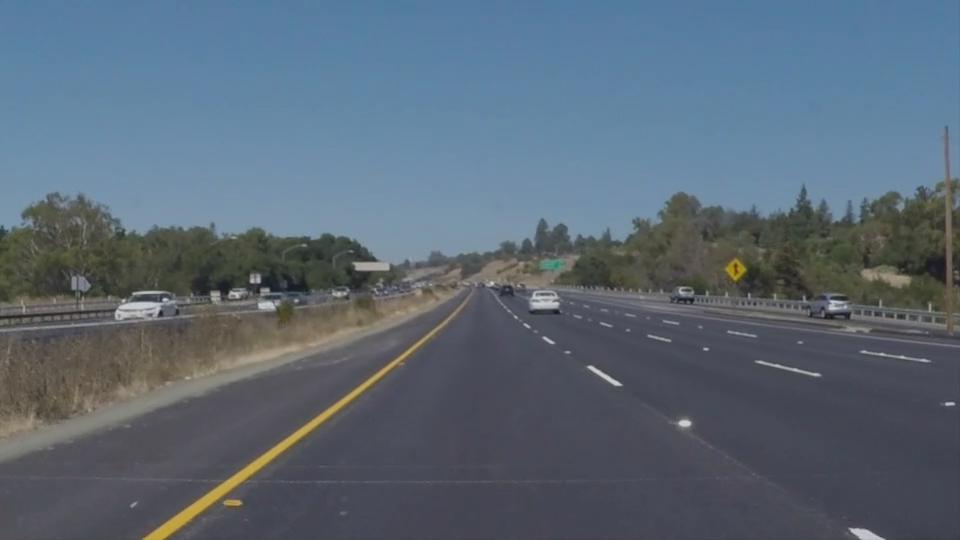
#> input picture test_videos_frames/frame042.jpg, 960 x 540 px; its folder holds only this picture in this run
$ python 01_image.py
#> lines starting #> are read from the running program, lines starting #| are printed output that depends on the picture; after the words box and inside, x2 and y2 are one past the last pixel; in counts of white or black regions, pixels touching at a corner belong together; long printed decimals are rounded
import os
import matplotlib.pyplot as plt
import matplotlib.image as mpimg
import numpy as np
import cv2
import math

def grayscale(img):
    """Applies the Grayscale transform
    This will return an image with only one color channel
    but NOTE: to see the returned image as grayscale
    (assuming your grayscaled image is called 'gray')
    you should call plt.imshow(gray, cmap='gray')"""
    return cv2.cvtColor(img, cv2.COLOR_RGB2GRAY)
    # Or use BGR2GRAY if you read an image with cv2.imread()
    # return cv2.cvtColor(img, cv2.COLOR_BGR2GRAY)

def canny(img, low_threshold, high_threshold):
    """Applies the Canny transform"""
    return cv2.Canny(img, low_threshold, high_threshold)

def gaussian_blur(img, kernel_size):
    """Applies a Gaussian Noise kernel"""
    return cv2.GaussianBlur(img, (kernel_size, kernel_size), 0)

def region_of_interest(img, vertices):
    """
    Applies an image mask.

    Only keeps the region of the image defined by the polygon
    formed from `vertices`. The rest of the image is set to black.
    """
    #defining a blank mask to start with
    mask = np.zeros_like(img)

    #defining a 3 channel or 1 channel color to fill the mask with depending on the input image
    if len(img.shape) > 2:
        channel_count = img.shape[2]  # i.e. 3 or 4 depending on your image
        ignore_mask_color = (255,) * channel_count
    else:
        ignore_mask_color = 255

    #filling pixels inside the polygon defined by "vertices" with the fill color
    cv2.fillPoly(mask, vertices, ignore_mask_color)

    #returning the image only where mask pixels are nonzero
    masked_image = cv2.bitwise_and(img, mask)
    return masked_image

def draw_lines(img, lines, color=[255, 0, 0], thickness=5):
    """
    NOTE: this is the function you might want to use as a starting point once you want to
    average/extrapolate the line segments you detect to map out the full
    extent of the lane (going from the result shown in raw-lines-example.mp4
    to that shown in P1_example.mp4).

    Think about things like separating line segments by their
    slope ((y2-y1)/(x2-x1)) to decide which segments are part of the left
    line vs. the right line.  Then, you can average the position of each of
    the lines and extrapolate to the top and bottom of the lane.

    This function draws `lines` with `color` and `thickness`.
    Lines are drawn on the image inplace (mutates the image).
    If you want to make the lines semi-transparent, think about combining
    this function with the weighted_img() function below
    """

    m_left = []
    x1_left = []
    x2_left = []
    y1_left = []
    y2_left = []

    m_right = []
    x1_right = []
    x2_right = []
    y1_right = []
    y2_right = []

    y_max = img.shape[0]
    y_min = 320

    m_tresh_horiz = 0.5
    m_tresh_vert = 0.9

    for line in lines:
        for x1,y1,x2,y2 in line:
            m=(y2-y1)/(x2-x1)
            # remove random horizontal or vertical lines
            if abs(m) < m_tresh_horiz or abs(m) > m_tresh_vert:
                pass
            else:
                # left line
                if m < 0:
                    m_left.append(m)
                    x1_left.append(x1)
                    x2_left.append(x2)
                    y1_left.append(y1)
                    y2_left.append(y2)
                # right line
                elif m > 0:
                    m_right.append(m)
                    x1_right.append(x1)
                    x2_right.append(x2)
                    y1_right.append(y1)
                    y2_right.append(y2)

    # left
    m_left_median = np.median(m_left)
    x1_left_median = np.median(x1_left)
    x2_left_median = np.median(x2_left)
    y1_left_median = np.median(y1_left)
    y2_left_median = np.median(y2_left)

    b_left = y1_left_median - m_left_median * x1_left_median
    x_left_top = int((y_min - b_left) / m_left_median)
    x_left_bottom = int((y_max - b_left) / m_left_median)

    cv2.line(img, (x_left_bottom, y_max), (x_left_top, y_min), color, thickness)
    print("{} {} {} {} {}".format(m_left_median, x1_left_median, y1_left_median,
                                  x2_left_median, y2_left_median))

    # right
    m_right_median = np.median(m_right)
    x1_right_median = np.median(x1_right)
    x2_right_median = np.median(x2_right)
    y1_right_median = np.median(y1_right)
    y2_right_median = np.median(y2_right)

    b_right= y1_right_median - m_right_median * x1_right_median
    x_right_top = int((y_min - b_right) / m_right_median)
    x_right_bottom = int((y_max - b_right) / m_right_median)

    cv2.line(img, (x_right_bottom, y_max), (x_right_top, y_min), color, thickness)
    print("{} {} {} {} {}".format(m_right_median, x1_right_median, y1_right_median,
                                  x2_right_median, y2_right_median))
    print("\n")
    #vertices = np.array([[(0,imshape[0]),(450, 320), (490, 320), (imshape[1],imshape[0])]],
    #                    dtype=np.int32)
    #cv2.fillPoly(mask, vertices, ignore_mask_color)

def hough_lines(img, rho, theta, threshold, min_line_len, max_line_gap):
    """
    `img` should be the output of a Canny transform.

    Returns an image with hough lines drawn.
    """
    lines = cv2.HoughLinesP(img, rho, theta, threshold, np.array([]), minLineLength=min_line_len, maxLineGap=max_line_gap)
    line_img = np.zeros((img.shape[0], img.shape[1], 3), dtype=np.uint8)
    draw_lines(line_img, lines)
    return line_img

# Python 3 has support for cool math symbols.
def weighted_img(img, initial_img, α=0.8, β=1., λ=0.):
    """
    `img` is the output of the hough_lines(), An image with lines drawn on it.
    Should be a blank image (all black) with lines drawn on it.

    `initial_img` should be the image before any processing.

    The result image is computed as follows:

    initial_img * α + img * β + λ
    NOTE: initial_img and img must be the same shape!
    """
    return cv2.addWeighted(initial_img, α, img, β, λ)


# Read in and grayscale the image
for filename in os.listdir('test_videos_frames'):
    image = mpimg.imread('test_videos_frames/{}'.format(filename))
#> image is the input picture: shape (540, 960, 3); mean R, G, B 90.7, 104.5, 118.3

    gray = grayscale(image)
#> in grayscale, `return cv2.cvtColor(img, cv2.COLOR_RGB2GRAY)`:
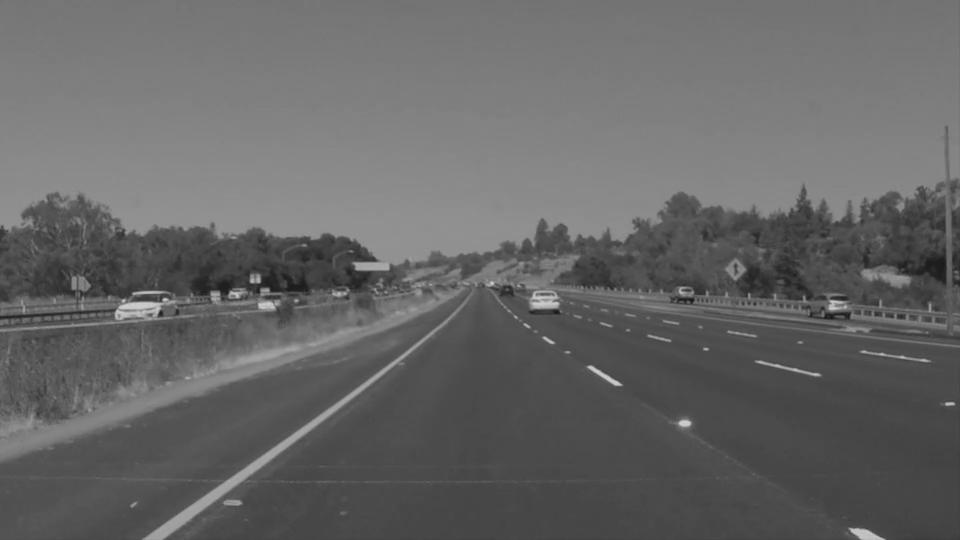
#> returned value: shape (540, 960); min 18, max 210, mean 102

    # Define a kernel size and apply Gaussian smoothing
    kernel_size = 5
    blur_gray = gaussian_blur(gray, kernel_size)

    # Define our parameters for Canny and apply
    low_threshold = 60
    high_threshold = 180
    edges = canny(blur_gray, low_threshold, high_threshold)
#> in canny, `return cv2.Canny(img, low_threshold, high_threshold)`:
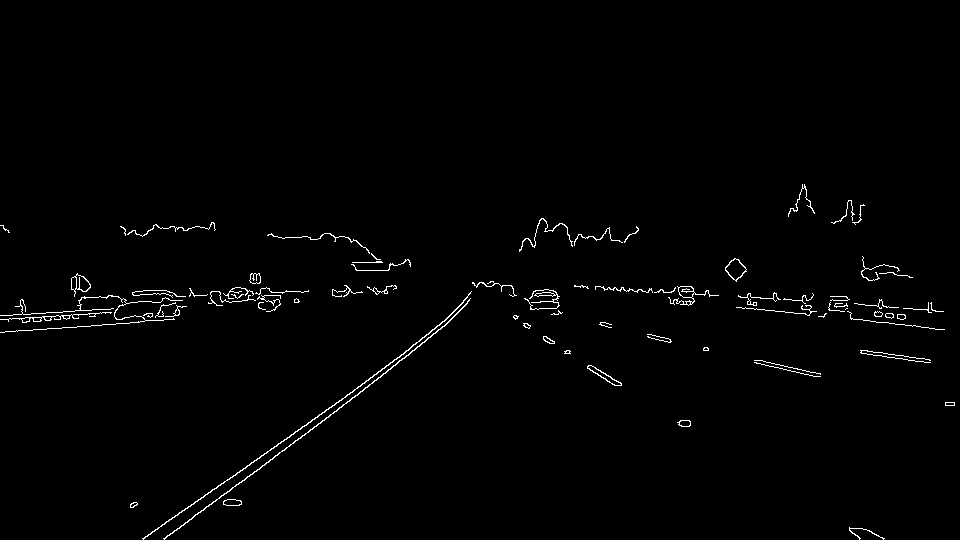
#> returned value: shape (540, 960); 1.1% white in thin lines or dots, all inside (x1, y1, x2, y2) = (0, 184, 955, 540)

    # Define region of interest
    imshape = image.shape
#> imshape = (540, 960, 3)
    vertices = np.array([[(0,imshape[0]),(450, 320), (490, 320), (imshape[1],imshape[0])]], dtype=np.int32)
    masked_edges = region_of_interest(edges, vertices)
#> in region_of_interest, `cv2.fillPoly(mask, vertices, ignore_mask_color)`:
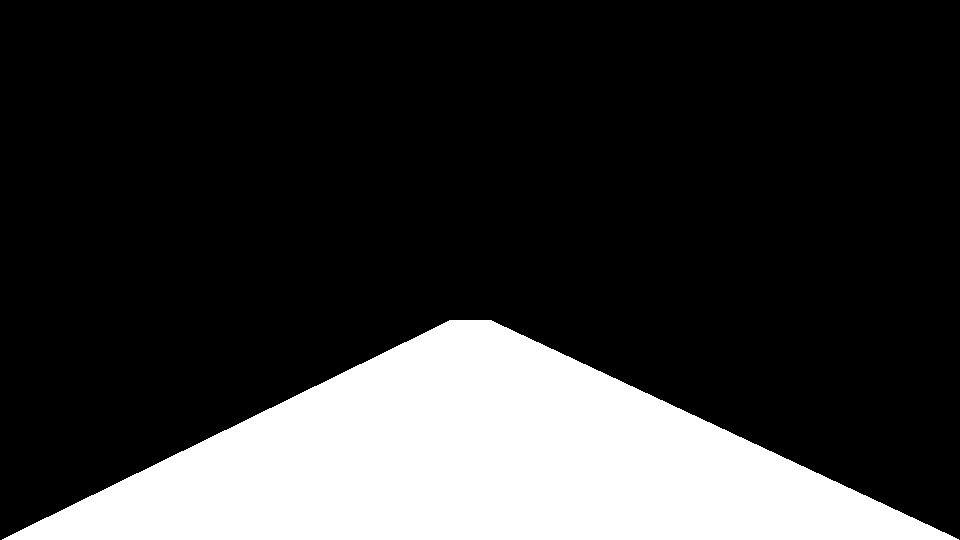
#> mask: shape (540, 960); 21.2% white; 1 white region, box (x1, y1, x2, y2) and area: (2, 320, 959, 540) 110020
#> in region_of_interest, `masked_image = cv2.bitwise_and(img, mask)`:
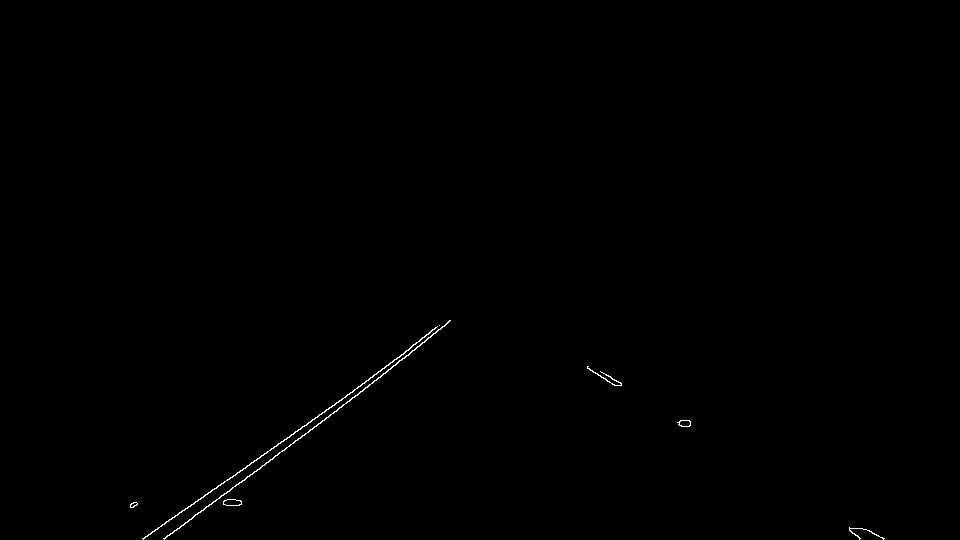
#> masked_image: shape (540, 960); 0.24% white in thin lines or dots, all inside (x1, y1, x2, y2) = (130, 320, 885, 540)

    # Define the Hough transform parameters
    # Make a blank the same size as our image to draw on
    rho = 2 # distance resolution in pixels of the Hough grid
    theta = np.pi/180 # angular resolution in radians of the Hough grid
    threshold = 7     # minimum number of votes (intersections in Hough grid cell)
    min_line_length = 30 #minimum number of pixels making up a line
    max_line_gap = 30    # maximum gap in pixels between connectable line segments
    line_image = np.copy(image)*0 # creating a blank to draw lines on
#> line_image: shape (540, 960, 3); every value is 0

    # Run Hough on edge detected image
    # Output "lines" is an array containing endpoints of detected line segments
    #lines = cv2.HoughLinesP(masked_edges, rho, theta, threshold, np.array([]),
    #                            min_line_length, max_line_gap)
    lines = hough_lines(masked_edges, rho, theta, threshold, min_line_length, max_line_gap)
#> in hough_lines, `lines = cv2.HoughLinesP(img, rho, theta, threshold, np.array([]), minL..`: lines = 19 rows, first 6: [347, 394, 446, 324], [143, 539, 341, 400], [179, 528, 395, 365], [370, 377, 449, 321], [393, 365, 440, 329], [406, 350, 450, 320]
#> the loop in draw_lines, `for line in lines:` made 19 passes
#> line on passes 1 to 12: [[347, 394, 446, 324]], [[143, 539, 341, 400]], [[179, 528, 395, 365]], [[370, 377, 449, 321]], [[393, 365, 440, 329]], [[406, 350, 450, 320]], [[168, 520, 230, 505]], [[271, 448, 335, 404]], [[588, 366, 621, 384]], [[326, 409, 360, 386]], [[187, 507, 224, 500]], [[226, 480, 256, 471]]
#> after the loop in draw_lines, `for line in lines:`: m_left = [-0.707, -0.702, -0.755, -0.709, -0.766, -0.682, -0.688, -0.676, -0.76, -0.712, -0.76, -0.733, -0.684]; m_right = [0.545, 0.613]; x1_left = [347, 143, 179, 370, 393, 406, 271, 326, 374, 165, 339, 155, 206]; x1_right = [588, 587]; x2_left = [446, 341, 395, 449, 440, 450, 335, 360, 424, 224, 414, 185, 244]; x2_right = [621, 618]; y1_left = [394, 539, 528, 377, 365, 350, 448, 409, 380, 523, 407, 530, 506]; y1_right = [366, 366]; y2_left = [324, 400, 365, 321, 329, 320, 404, 386, 342, 481, 350, 508, 480]; y2_right = [384, 385]
#> in draw_lines, `m_left_median = np.median(m_left)`: m_left_median = -0.709
#> in draw_lines, `x1_left_median = np.median(x1_left)`: x1_left_median = 326
#> in draw_lines, `x2_left_median = np.median(x2_left)`: x2_left_median = 395
#> in draw_lines, `y1_left_median = np.median(y1_left)`: y1_left_median = 409
#> in draw_lines, `y2_left_median = np.median(y2_left)`: y2_left_median = 365
#> in draw_lines, `b_left = y1_left_median - m_left_median * x1_left_median`: b_left = 640.1
#> in draw_lines, `x_left_top = int((y_min - b_left) / m_left_median)`: x_left_top = 451
#> in draw_lines, `x_left_bottom = int((y_max - b_left) / m_left_median)`: x_left_bottom = 141
#| -0.7089 326.0 409.0 395.0 365.0
#> in draw_lines, `m_right_median = np.median(m_right)`: m_right_median = 0.579
#> in draw_lines, `x1_right_median = np.median(x1_right)`: x1_right_median = 587.5
#> in draw_lines, `x2_right_median = np.median(x2_right)`: x2_right_median = 619.5
#> in draw_lines, `y1_right_median = np.median(y1_right)`: y1_right_median = 366
#> in draw_lines, `y2_right_median = np.median(y2_right)`: y2_right_median = 384.5
#> in draw_lines, `b_right= y1_right_median - m_right_median * x1_right_median`: b_right = 25.73
#> in draw_lines, `x_right_top = int((y_min - b_right) / m_right_median)`: x_right_top = 508
#> in draw_lines, `x_right_bottom = int((y_max - b_right) / m_right_median)`: x_right_bottom = 887
#> in draw_lines, `cv2.line(img, (x_right_bottom, y_max), (x_right_top, y_min), color, th..`:
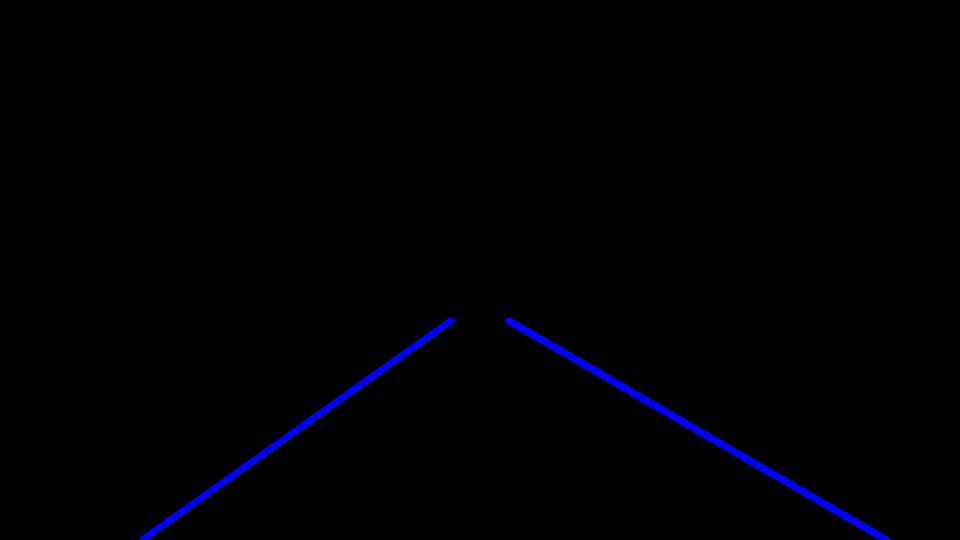
#> img: shape (540, 960, 3); mean of channels 0, 1, 2 2.9, 0, 0; drawn as B, G, R
#| 0.5792 587.5 366.0 619.5 384.5

    # Create a "color" binary image to combine with line image
    color_edges = np.dstack((edges, edges, edges))

    # Draw the lines on the edge image
    #lines_edges = cv2.addWeighted(color_edges, 0.8, line_image, 1, 0)
    lines_edges = weighted_img(lines, image, α=0.8, β=1., λ=0.)
#> in weighted_img, `return cv2.addWeighted(initial_img, α, img, β, λ)`:
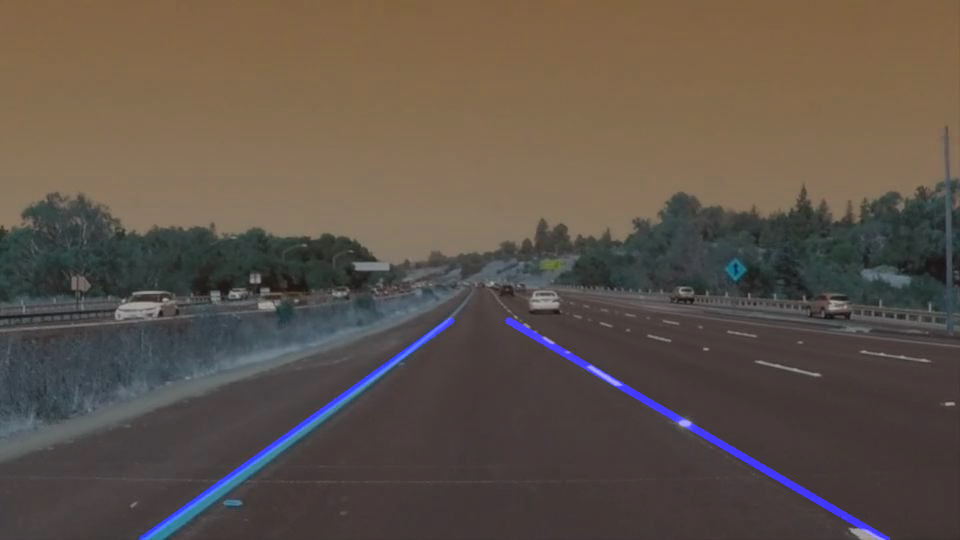
#> returned value: shape (540, 960, 3); mean of channels 0, 1, 2 74.5, 83.6, 94.7; drawn as B, G, R

    plt.imshow(lines_edges)
    plt.title('{}'.format(filename))
    plt.show()
